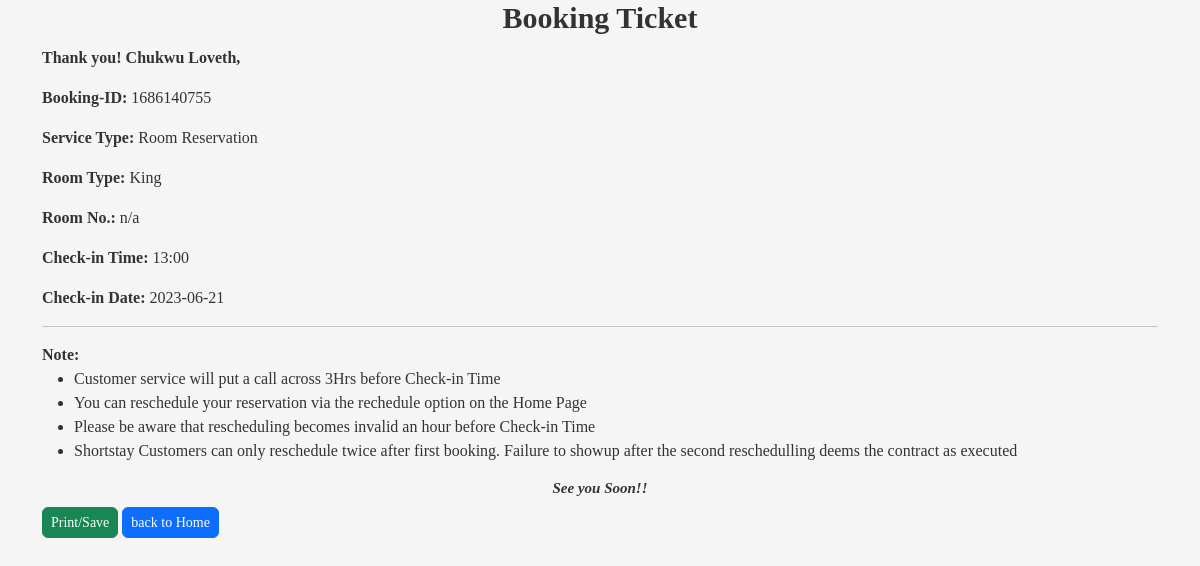
Screenshot of /booking_ticket.php?bookingID=1686140755 with the database file from the repository.
### tables this page shows
CREATE TABLE `bookings` (
  `bookingID` int(10) UNSIGNED PRIMARY KEY NOT NULL,
  `name` varchar(50) NOT NULL,
  `email` varchar(50) NOT NULL,
  `mobileNo` varchar(20) NOT NULL,
  `roomType` varchar(50) NOT NULL,
  `checkInDate` varchar(10) NOT NULL,
  `checkInTime` varchar(10) NOT NULL,
  `stayType` varchar(20) NOT NULL,
  `stayDuration` varchar(20) NOT NULL,
  `pickUpLocation` varchar(150) NOT NULL
);

### dbController.php (called while the page is built, shortened)
<?php
class DatabaseTableOperations
{
    private ?mysqli $conn;
    public function __construct(?mysqli $conn)
    {
        $this->conn = $conn;
    }
    private function getBindParamTypes(array $values): string
    {
        $types = "";
        foreach ($values as $value) {
            if (is_int($value)) {
                $types .= "i";
            } elseif (is_float($value)) {
                $types .= "d";
            } elseif (is_string($value)) {
                $types .= "s";
            } else {
                $types .= "b";
            }
        }
        return $types;
    }
    public function retrieveSingleRecord(string $tableName, string $fieldName, $fieldValue): array
    {
        $sql_query = "SELECT * FROM $tableName WHERE $fieldName = ?";
        $stmt = $this->conn->prepare($sql_query);
        $stmt->bind_param($this->getBindParamTypes([$fieldValue]), $fieldValue);
        $stmt->execute();
        $result = $stmt->get_result();
        if ($result->num_rows > 0) {
            return $result->fetch_assoc();
        }
        return [];
    }
}

### booking_ticket.php (the view, shortened to what this page needs)
<?php
require_once __DIR__ . DIRECTORY_SEPARATOR . 'dbController.php';
$connection = new DbConnection($serverName = "localhost", $userName = "root", $password = "", $database = "hotelreservation");
$conn = $connection->getConnection();
$operation = new DatabaseTableOperations($conn);
$bookingID = (int)$_GET['bookingID'];
?>
<!DOCTYPE html>
<html lang="en">
<head>
    <link href="https://cdn.jsdelivr.net/npm/bootstrap@5.3.0-alpha3/dist/css/bootstrap.min.css" rel="stylesheet">
    <link rel="stylesheet" href="bookingstyles.css">
</head>
<body>
    <div class="container">
        <h1>Booking Ticket</h1>
        <?php
        $bookingData = $operation->retrieveSingleRecord("bookings", "bookingID", $bookingID);
        if ($bookingData) {
            echo "<p><strong>Thank you! " . ucwords($bookingData['name']) . ",\n</strong></p>";
            echo "<p><strong>Booking-ID:</strong> $bookingID</p>";
            echo "<p><strong>Service Type:</strong> Room Reservation</p>";
            echo "<p><strong>Room Type:</strong> " . $bookingData['roomType'] . "</p>";
            echo "<p><strong>Room No.:</strong> " . "n/a" . "</p>";
            echo "<p><strong>Check-in Time:</strong> " . $bookingData['checkInTime'] . "</p>";
            echo "<p><strong>Check-in Date:</strong> " . $bookingData['checkInDate'] . "</p>";
        } else {
            echo "<p>Booking not found.</p>";
        }
        ?>
        <hr>
        <strong>Note:</strong>
        <ul>
            <li>Customer service will put a call across 3Hrs before Check-in Time</li>
            <li>You can reschedule your reservation via the rechedule option on the Home Page</li>
            <li>Please be aware that rescheduling becomes invalid an hour before Check-in Time</li>
            <li>Shortstay Customers can only reschedule twice after first booking. Failure to showup after the second reschedulling deems the contract as executed</li>
        </ul>
        <h5><em>See you Soon!!</em></h5>
        <button class="btn btn-success btn-sm rounded" onclick="window.print()">Print/Save</button>
        <a href="index.php" class="btn btn-primary btn-sm rounded" role="button">back to Home</a>
    </div>
</body>
</html>

### bookingstyles.css (style rules this page uses)
body { display: flex; font-family: "Times New Roman, Times, serif"; flex-direction: column; min-height: 100vh; background-color: #f5f5f5; color: #333; }
h1 { text-align: center; font-weight: bold; font-size: 30px; margin-bottom: 10px; }
h5 { text-align: center; font-weight: bold; font-size: 15px; margin-bottom: 10px; }

### rows the page displays
bookings: name "Chukwu Loveth", roomType "King", checkInTime "13:00", checkInDate "2023-06-21"

### other values shown
$bookingID "1686140755"
